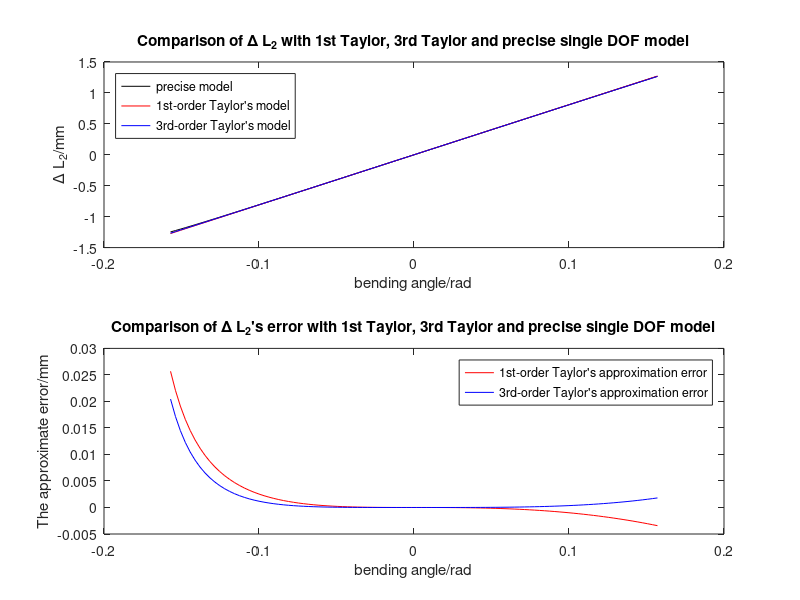
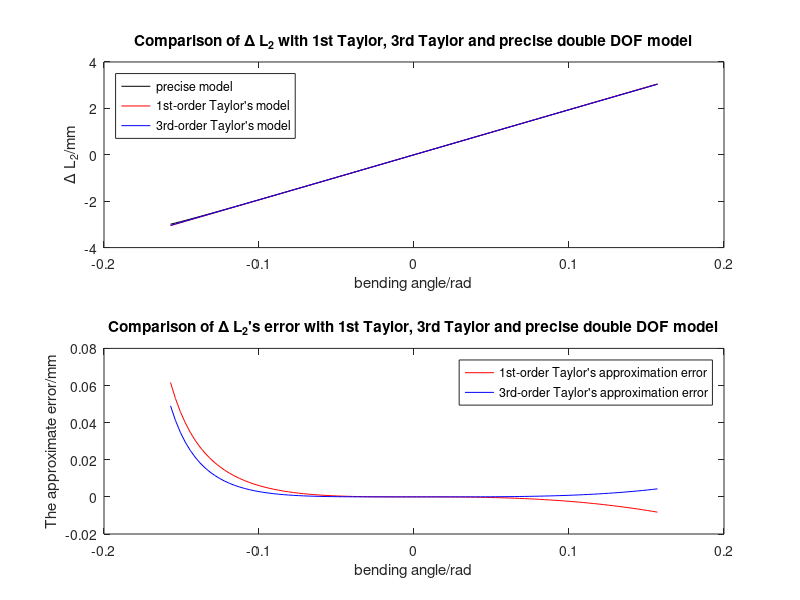

Source code (MATLAB) for these figures, in order:
clc;
clear;
close all;
%% plot the relationship between the length of rope and the angle
% single dof
% delta_sdrl:Delta_single_dof_rope_length
% beta_sda: beta_single_dof_angle
% the document's 'ldt' is declared as 'ddtcp' here
r=1.62;
ddtcp=0.3;
Ns=6;
beta_sda=linspace(-pi/20,pi/20,100);
delta_sdrlo=(Ns-1).*(sqrt((r.*(1-cos(beta_sda))).^2+(ddtcp+r.*sin(beta_sda)).^2)-ddtcp);
delta_sdrl1=(Ns-1).*(r.*beta_sda);
delta_sdrl3=(Ns-1).*(r.*beta_sda-1/6*r.*beta_sda.^3);
figure(1);
subplot(2,1,1);
hold on;
box on;
plot(beta_sda,delta_sdrlo,'k');
plot(beta_sda,delta_sdrl1,'r');
plot(beta_sda,delta_sdrl3,'b');
title('Comparison of \Delta L_2 with 1st Taylor, 3rd Taylor and precise single DOF model');
xlabel('bending angle/rad');
ylabel('\Delta L_2/mm');
legend({'precise model','1st-order Taylor''s model','3rd-order Taylor''s model'},...
    'Location','northwest');
hold off;

subplot(2,1,2);
hold on;
box on;
plot(beta_sda,delta_sdrlo-delta_sdrl1,'r');
plot(beta_sda,delta_sdrlo-delta_sdrl3,'b');
title('Comparison of \Delta L_2''s error with 1st Taylor, 3rd Taylor and precise single DOF model');
xlabel('bending angle/rad');
ylabel('The approximate error/mm');
legend({'1st-order Taylor''s approximation error','3rd-order Taylor''s approximation error'},...
   'Location','northeast');
hold off;
%%
% double dof
% delta_sdrl:Delta_double_dof_rope_length
% beta_dda: beta_double_dof_angle
% the document's 'ldt' is declared as 'ddtcp' here
r=1.62;
ddtcp=0.3;
Nd=25;
beta_dda=linspace(-pi/20,pi/20,100);
delta_ddrlo=(Nd-1)./2*(sqrt((r.*(1-cos(beta_dda))).^2+(ddtcp+r.*sin(beta_dda)).^2)-ddtcp);
delta_ddrl1=(Nd-1)./2*(r.*beta_dda);
delta_ddrl3=(Nd-1)./2*(r.*beta_dda-1/6*r.*beta_dda.^3);
figure(2);
subplot(2,1,1);
hold on;
box on;
plot(beta_dda,delta_ddrlo,'k')
plot(beta_dda,delta_ddrl1,'r');
plot(beta_dda,delta_ddrl3,'b');
title('Comparison of \Delta L_2 with 1st Taylor, 3rd Taylor and precise double DOF model');
xlabel('bending angle/rad');
ylabel('\Delta L_2/mm');
legend({'precise model','1st-order Taylor''s model','3rd-order Taylor''s model'},...
    'Location','northwest');
hold off;


subplot(2,1,2);
hold on;
box on;
plot(beta_dda,delta_ddrlo-delta_ddrl1,'r');
plot(beta_dda,delta_ddrlo-delta_ddrl3,'b');
title('Comparison of \Delta L_2''s error with 1st Taylor, 3rd Taylor and precise double DOF model');
xlabel('bending angle/rad');
ylabel('The approximate error/mm');
legend({'1st-order Taylor''s approximation error','3rd-order Taylor''s approximation error'},...
   'Location','northeast');
hold off;
